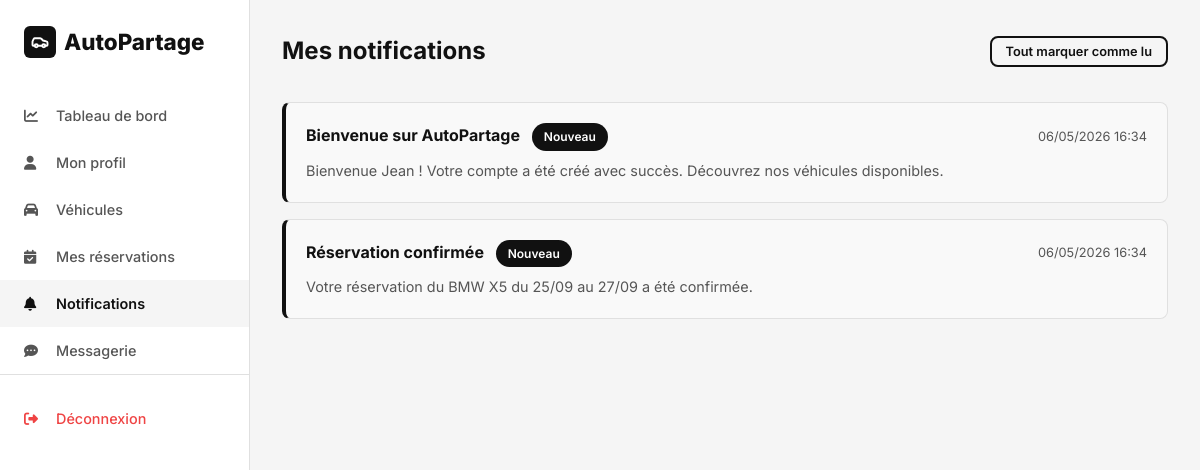
The app's page /client/notifications.php (signed in) with its own data.
### tables this page shows
CREATE TABLE messages (
    id INT AUTO_INCREMENT PRIMARY KEY,
    utilisateur_id INT NOT NULL,
    titre VARCHAR(255) NOT NULL,
    contenu TEXT NOT NULL,
    lu TINYINT(1) NOT NULL DEFAULT 0,
    type ENUM('info', 'success', 'warning', 'error') NOT NULL DEFAULT 'info',
    date_creation DATETIME NOT NULL DEFAULT CURRENT_TIMESTAMP,
    FOREIGN KEY (utilisateur_id) REFERENCES utilisateurs(id) ON DELETE CASCADE
);

### includes/functions.php (called while the page is built, shortened)
<?php
function clean($data) {
    return htmlspecialchars(trim($data), ENT_QUOTES, 'UTF-8');
}
function formatDateTime($date) {
    return date('d/m/Y H:i', strtotime($date));
}

### client/notifications.php (the view, shortened to what this page needs)
<?php
require_once '../config/database.php';
require_once '../includes/functions.php';
$userId = $_SESSION['user_id'];
$stmt = $pdo->prepare("SELECT * FROM messages WHERE utilisateur_id = :uid ORDER BY date_creation DESC");
$stmt->execute([':uid' => $userId]);
$messages = $stmt->fetchAll();
?>
<!DOCTYPE html>
<html lang="fr">
<head>
    <link rel="stylesheet" href="https://cdnjs.cloudflare.com/ajax/libs/font-awesome/6.5.0/css/all.min.css">
    <link rel="stylesheet" href="../assets/css/style.css">
</head>
<body class="dashboard">
    <?php include '../includes/sidebar.php'; ?>
    <main class="dashboard-content">
        <header class="dashboard-header">
            <h1>Mes notifications</h1>
            <form action="notifications.php" method="POST">
                <button type="submit" name="mark_read" class="btn btn-outline btn-sm">Tout marquer comme lu</button>
            </form>
        </header>
        <div class="messages-list" style="display: flex; flex-direction: column; gap: 16px;">
            <?php if (empty($messages)): ?>
                <div class="table-container p-4 text-center" style="padding: 40px;">
                    <p>Vous n'avez aucun message.</p>
                </div>
            <?php else: ?>
                <?php foreach ($messages as $msg): ?>
                <div class="table-container" style="padding: 20px; border-left: 4px solid <?= $msg['lu'] ? 'var(--border)' : 'var(--primary)' ?>; background: <?= $msg['lu'] ? '#fff' : '#f9f9f9' ?>;">
                    <div class="flex-between mb-1">
                        <h3 style="font-size: 1rem; color: <?= $msg['lu'] ? 'var(--secondary)' : 'var(--primary)' ?>;">
                            <?= clean($msg['titre']) ?>
                            <?php if (!$msg['lu']): ?><span class="badge badge-primary" style="background: var(--primary); color: #fff; margin-left: 8px;">Nouveau</span><?php endif; ?>
                        </h3>
                        <span style="font-size: 0.8rem; color: var(--secondary);"><?= formatDateTime($msg['date_creation']) ?></span>
                    </div>
                    <p style="color: var(--secondary); font-size: 0.9rem;"><?= nl2br(clean($msg['contenu'])) ?></p>
                </div>
                <?php endforeach; ?>
            <?php endif; ?>
        </div>
    </main>
</body>
</html>

### assets/css/style.css (style rules this page uses)
*,*::before,*::after { box-sizing:border-box;margin:0;padding:0 }
:root { --primary:#111;--secondary:#555;--accent:#222;--bg:#fff;--bg-alt:#f5f5f5;--border:#e0e0e0;--success:#22c55e;--warning:#f59e0b;--danger:#ef4444;--info:#3b82f6;--radius:8px;--shadow:0 2px 12px rgba(0,0,0,.08);--transition:all .3s ease }
body { font-family:'Inter',sans-serif;color:var(--primary);background:var(--bg);line-height:1.6;min-height:100vh }
input,select,textarea,button { font-family:inherit;font-size:inherit }
.flex-between { display:flex;align-items:center;justify-content:space-between }
.mb-1 { margin-bottom:8px }
.btn { display:inline-flex;align-items:center;justify-content:center;gap:6px;padding:10px 24px;border-radius:var(--radius);font-weight:600;font-size:.9rem;border:none;cursor:pointer;transition:var(--transition) }
.btn-outline { border:2px solid var(--primary);color:var(--primary);background:transparent }
.btn-sm { padding:6px 14px;font-size:.8rem }
.dashboard { display:flex;min-height:100vh }
.dashboard-content { flex:1;margin-left:250px;padding:32px;background:var(--bg-alt);min-height:100vh }
.dashboard-header { display:flex;align-items:center;justify-content:space-between;margin-bottom:32px }
.dashboard-header h1 { font-size:1.5rem;font-weight:700 }
.table-container { background:#fff;border-radius:var(--radius);border:1px solid var(--border);overflow:hidden }
.badge { display:inline-flex;align-items:center;padding:4px 12px;border-radius:20px;font-size:.75rem;font-weight:600 }
.btn { position: relative; overflow: hidden; transition: all 0.3s ease; }
.btn::after { content: ''; position: absolute; top: 50%; left: 50%; width: 0; height: 0; background: rgba(255,255,255,0.2); border-radius: 50%; transform: translate(-50%, -50%); transition: width 0.6s, height 0.6s; }

### records on screen
messages: titre "Bienvenue sur AutoPartage", lu "Nouveau", date_creation "06/05/2026 16:34", contenu "Bienvenue Jean ! Votre compte a été créé avec succès. Découvrez nos véhicules disponibles."
messages: titre "Réservation confirmée", lu "Nouveau", date_creation "06/05/2026 16:34", contenu "Votre réservation du BMW X5 du 25/09 au 27/09 a été confirmée."
